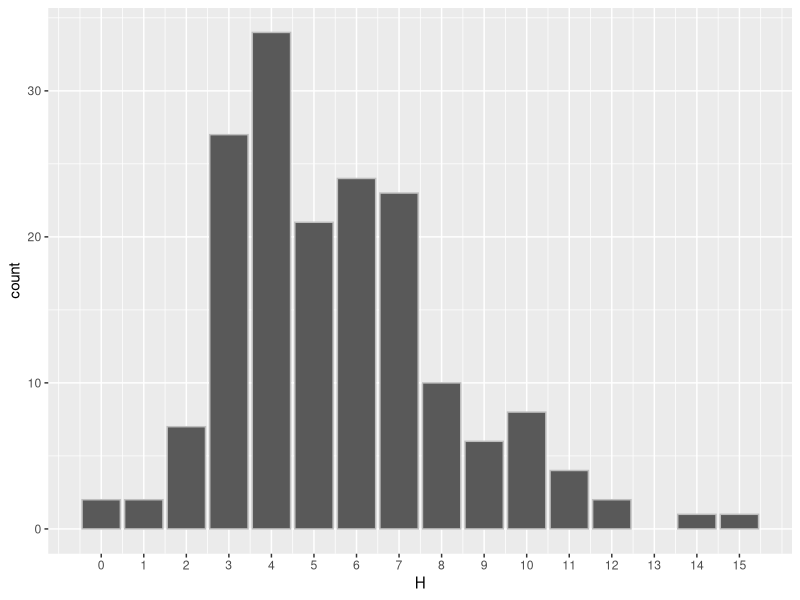
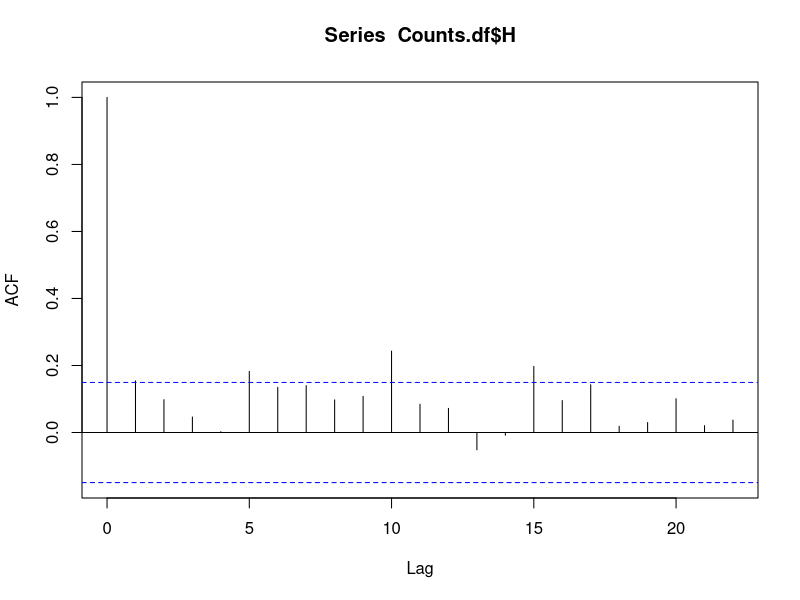
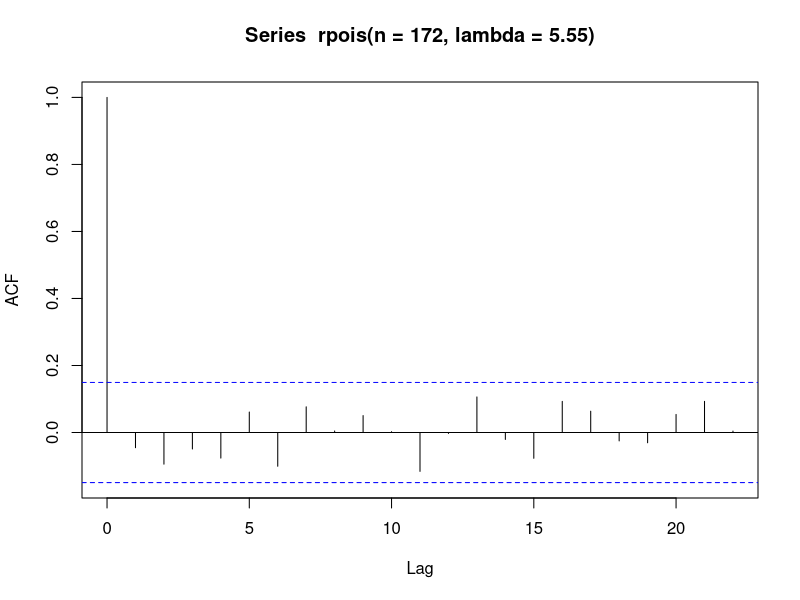
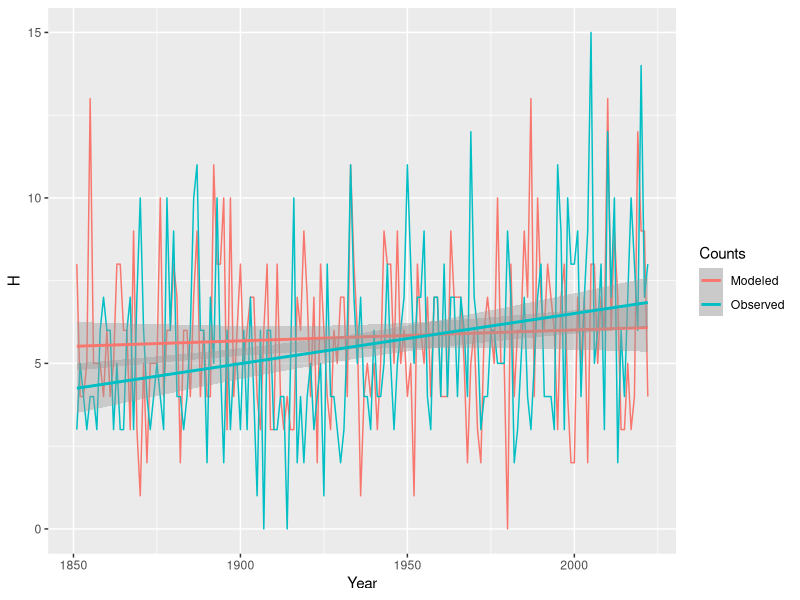
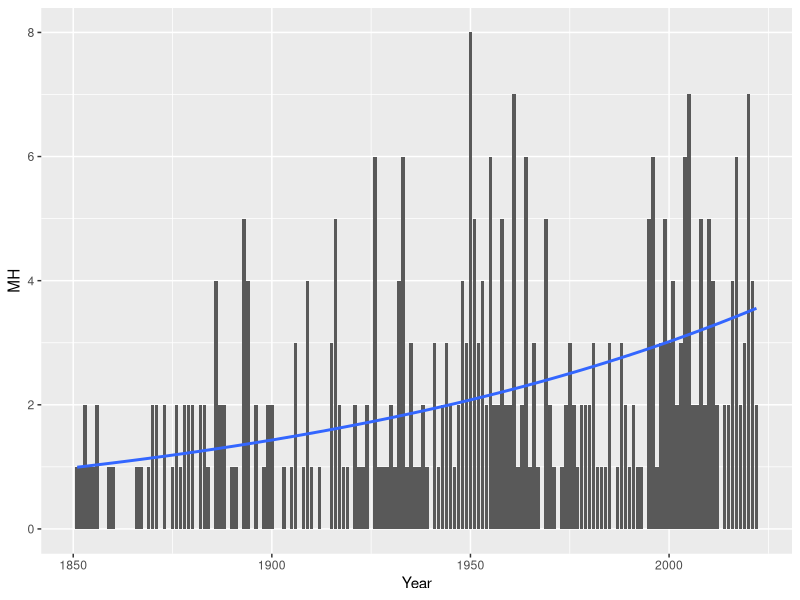
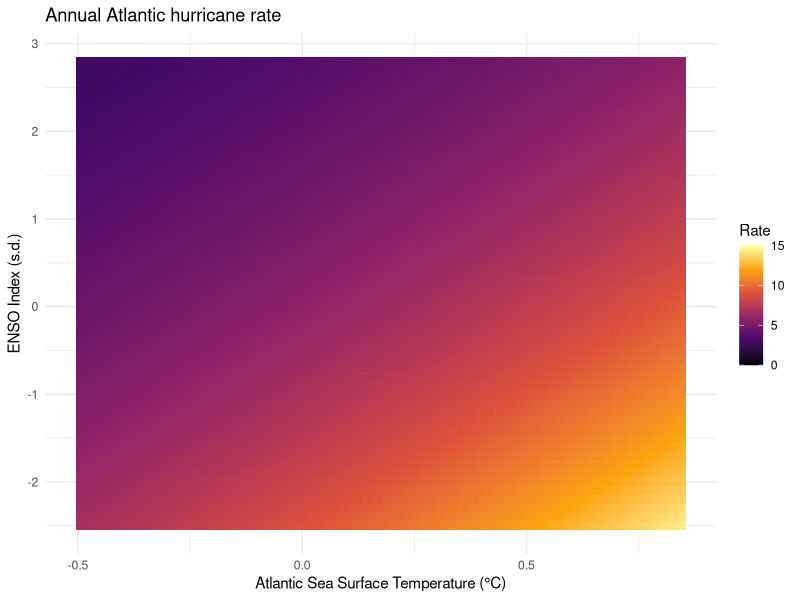

These charts were generated, in order, by the following R code:
## ---- chunk 1
#| echo: true
Counts.df <- readr::read_table(file = here::here("data", "NATL_Counts.txt"))

Counts.df |>
  head()
## ---- chunk 2
#| echo: true
Counts.df |>
  dplyr::pull(H)
## ---- chunk 3
#| echo: true
Counts.df |>
  dplyr::pull(H) |>
  table()
## ---- chunk 4
#| echo: true
Counts.df |>
  dplyr::summarize(NYears = dplyr::n(),
                   Avg = mean(H),
                   Var = var(H),
                   Ratio = Var/Avg)
## ---- chunk 5
#| echo: true
library(ggplot2)

ggplot(data = Counts.df,
       mapping = aes(x = H)) +
  geom_bar(color = "gray") +
  scale_x_continuous(breaks = 0:15)
## ---- chunk 6
rnorm(n = 172, mean = 180, sd = 15)
## ---- chunk 7
#| echo: true
( H1 <- rpois(n = 172, lambda = 5.55) )
## ---- chunk 8
#| echo: true
H1 |>
  table()
## ---- chunk 9
#| echo: true
Ratio <- NULL
for(i in 1:10000){
  H <- rpois(n = 172, lambda = 5.55)
  Ratio <- c(Ratio, var(H)/mean(H)) 
}
sum(Ratio > 1.22) / 10000 * 100
## ---- chunk 10
#| echo: true
Counts.df$H |>
  acf()
## ---- chunk 11
#| echo: true
rpois(n = 172, lambda = 5.55) |>
  acf()
## ---- chunk 12
#| echo: true
df <- data.frame(Year = rep(Counts.df$Year, times = 2),
                 Counts = rep(c("Observed", "Modeled"), each = 172),
                 H = c(Counts.df$H, rpois(n = 172, lambda = 5.55)))
ggplot(data = df,
       mapping = aes(x = Year, y = H, color = Counts)) +
  geom_line() +
  geom_smooth(method = lm)
## ---- chunk 13
#| echo: true
lm(H ~ Year, data = Counts.df)
## ---- chunk 14
#| echo: true
Counts.df |>
  dplyr::summarize(NYears = dplyr::n(),
                   Avg = mean(MH),
                   Var = var(MH),
                   Ratio = Var/Avg)
## ---- chunk 15
#| echo: true

ggplot(data = Counts.df,
       mapping = aes(x = Year, y = MH)) +
  geom_col() +
  geom_smooth(method = glm, 
              method.args = list(family = 'poisson'),
              se = FALSE)
## ---- chunk 16
glm(MH ~ Year, data = Counts.df, family = poisson)
## ---- chunk 17
#| echo: true
ENSO.df <- readr::read_table(file = here::here("data", "CENSO.txt"))
SST.df <- readr::read_table(file = here::here("data", "TNA_SST.txt"))
Counts.df <- readr::read_table(file = here::here("data", "NATL_Counts.txt")) |>
  dplyr::filter(Year >= 1948)

df <- data.frame(Year = Counts.df$Year,
                 H = Counts.df$H,
                 MH = Counts.df$MH,
                 SST = (SST.df$Aug + SST.df$Sep + SST.df$Oct)/3,
                 ENSO = (ENSO.df$Aug + ENSO.df$Sep + ENSO.df$Oct)/3)
## ---- chunk 18
#| echo: true
model <- glm(H ~ SST + ENSO, data = df,
             family = poisson)
## ---- chunk 19
#| echo: true
#| output-location: slide
grd <- expand.grid(SST = seq(-.5, .85, .01), 
                   ENSO = seq(-2.5, 2.8, .1))
z <- predict(model, newdata = grd, type = "response")
grd$H <- z
ggplot(data = grd,
       mapping = aes(x = SST, y = ENSO, fill = H)) + 
        geom_tile() +
        scale_fill_viridis_c(limits = c(0, 15), option = "inferno") +
        labs(fill = "Rate") +
        xlab("Atlantic Sea Surface Temperature (°C)") + 
        ylab("ENSO Index (s.d.)") +
        ggtitle(label = "Annual Atlantic hurricane rate") +
        theme_minimal()
## ---- chunk 20
Counts.df <- readr::read_table(file = here::here("data", "CONUS_Counts.txt"))

Counts.df |>
  head()
